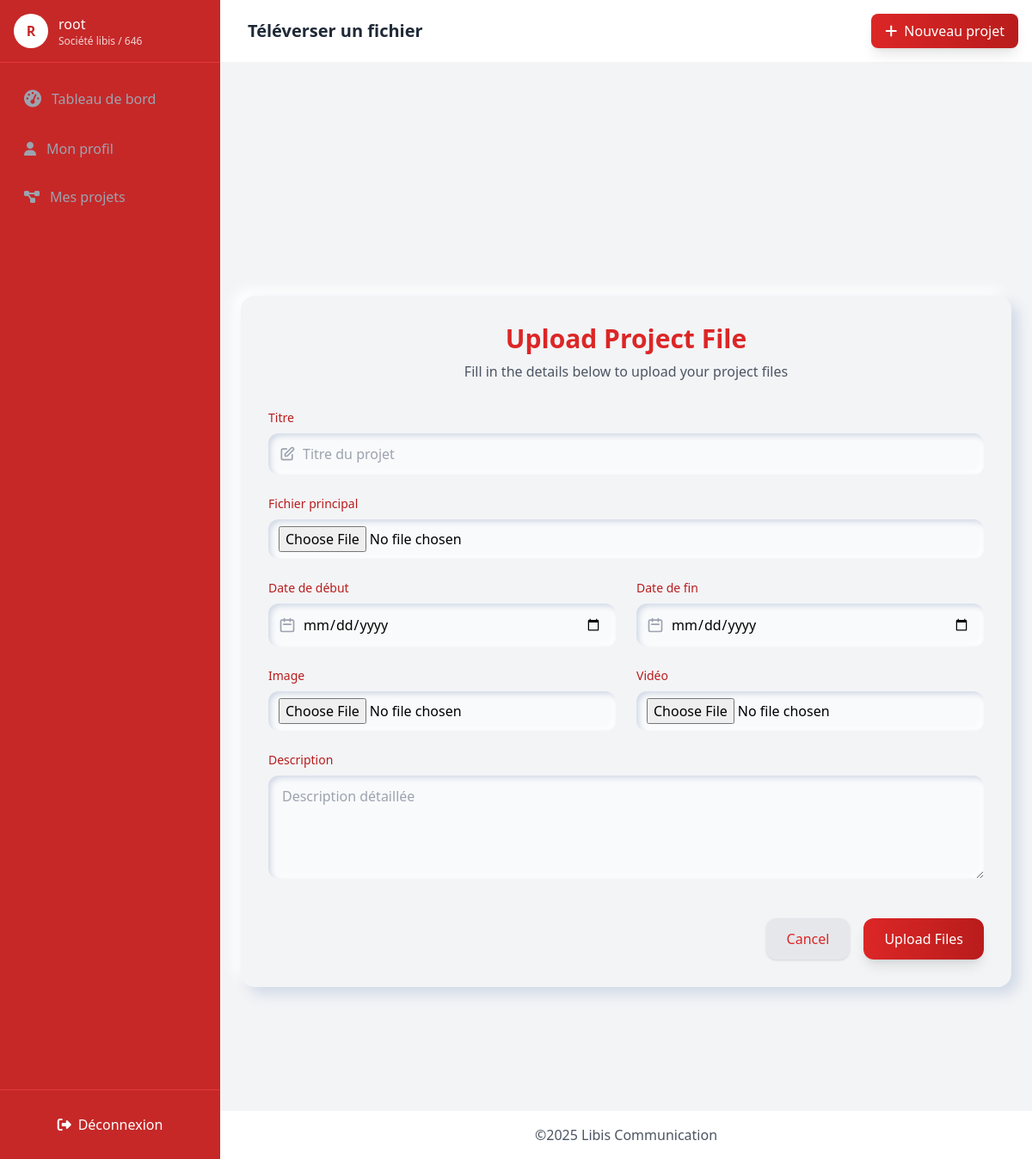
Page /client/create-project/ (signed in) on the committed database.
### core/models.py (models this page shows, shortened)
class Client(models.Model):
    user = models.OneToOneField(
        User,
        on_delete=models.CASCADE,
        primary_key=True,  # Ceci garantit l'unicité
        verbose_name=_('user account')
    )
    entreprise = models.CharField(
        _('company'),
        max_length=100,
        help_text=_('The name of the company.')
    )
    profile_complete = models.BooleanField(
        _('profile complete'),
        default=False
    )
    telephone = models.CharField(
        _('phone number'),
        max_length=20,
        validators=[RegexValidator(r'^\+?1?\d{9,15}$')],
        help_text=_('Phone number in international format.')
    )
    secteur_activite = models.CharField(
        _('activity sector'),
        max_length=100,
        blank=True,
        null=True
    )
    adresse = models.TextField(
        _('address'),
        blank=True,
        null=True
    )
    date_inscription = models.DateTimeField(
        _('signup date'),
        auto_now_add=True
    )
    class Meta:
        verbose_name = _('Client')
        verbose_name_plural = _('Clients')
        ordering = ['-date_inscription']

class User(AbstractUser):
    is_client = models.BooleanField(
        _('client status'),
        default=False,
        help_text=_('Designates whether the user is a client.')
    )
    email_verified = models.BooleanField(
        _('email verified'),
        default=False,
        help_text=_('Designates whether the user has verified their email address.')
    )
    verification_uuid = models.UUIDField(
        _('verification UUID'),
        default=uuid.uuid4,
        editable=False,
        unique=True
    )
    profile_complete = models.BooleanField(
        _('profile complete'),
        default=False
    )
    class Meta:
        verbose_name = _('User')
        verbose_name_plural = _('Users')
        ordering = ['-date_joined']

### core/views.py (the view)
# urls.py: path('client/create-project/', create_project_view, name='create_project'),
@login_required
def create_project_view(request):
    client = get_client_or_404(request.user)
    if request.method == 'POST':
        form = Projets_userForms(request.POST, request.FILES)  # Include request.FILES for file uploads
        if form.is_valid():
            try:
                projet = form.save(commit=False)
                projet.client = client  # Set the client relationship
                send_mail(
                    subject=f"Confirmation de création de projet {projet.titre}",
                    message=f"Bonjour {client.user.first_name}, nous avons bien reçu votre demande de création de projet {projet.titre}. Veuillez consulter votre projet sur le site.",
                    from_email=settings.DEFAULT_FROM_EMAIL,
                    recipient_list=[client.user.email],
                    fail_silently=False,
                )
                projet.save()
                messages.success(request, _("Project file uploaded successfully!"))
                logger.info(f"Project file uploaded by {request.user.username}: {projet.titre}")
                return redirect('client_dashboard')
            except Exception as e:
                logger.error(f"Project file upload error: {str(e)}")
                messages.error(request, _("Project file upload failed"))
        else:
            for field, errors in form.errors.items():
                for error in errors:
                    messages.error(request, f"{form.fields[field].label}: {error}")
    else:
        form = Projets_userForms()
    return render(request, 'libis/create_project.html', {
        'form': form,
        'client': client
    })

### core/views.py (called while the page is built)
def get_client_or_404(user):
    try:
        return Client.objects.get(user=user)
    except Client.DoesNotExist:
        logger.warning(f"Client profile missing for user {user.username}")
        raise PermissionDenied(_("Client profile not found"))

### core/templates/libis/create_project.html (shortened to what this page needs)
{% extends 'baseDash.html' %}
{% block title %}
 Téléverser un fichier
{% endblock %}
{% block content %}
{% load static i18n %}
{% load widget_tweaks %}
<div class="min-h-screen bg-gray-100 flex items-center justify-center p-4">
  <div class="w-full max-w-4xl">
    <div class="bg-gray-100 rounded-2xl p-8 shadow-neumorph">
      <div class="text-center mb-8">
        <h2 class="text-3xl font-bold text-red-600 mb-2">{% trans "Upload Project File" %}</h2>
        <p class="text-gray-600">{% trans "Fill in the details below to upload your project files" %}</p>
      </div>
      <form method="POST" enctype="multipart/form-data" class="space-y-6">
        <div class="grid grid-cols-1 md:grid-cols-2 gap-6">
          <div class="md:col-span-2">
            <label for="{{ form.titre.id_for_label }}" class="block text-sm font-medium text-red-700 mb-2">
              {{ form.titre.label }}
            </label>
            <div class="relative">
              {{ form.titre|add_class:"w-full pl-10 pr-4 py-3 bg-gray-50 rounded-xl shadow-neumorph-inset focus:shadow-neumorph-inset-focus" }}
              <div class="absolute inset-y-0 left-0 pl-3 flex items-center pointer-events-none">
              </div>
            </div>
          </div>
          <div class="md:col-span-2">
            <label for="{{ form.fichier.id_for_label }}" class="block text-sm font-medium text-red-700 mb-2">
              {{ form.fichier.label }}
            </label>
            <div class="relative">
              {{ form.fichier|add_class:"w-full py-2 px-3 bg-gray-50 rounded-xl shadow-neumorph-inset focus:shadow-neumorph-inset-focus" }}
            </div>
          </div>
          <div>
            <label for="{{ form.date_debut.id_for_label }}" class="block text-sm font-medium text-red-700 mb-2">
              {{ form.date_debut.label }}
            </label>
            <div class="relative">
              {{ form.date_debut|add_class:"w-full pl-10 pr-4 py-3 bg-gray-50 rounded-xl shadow-neumorph-inset focus:shadow-neumorph-inset-focus" }}
              <div class="absolute inset-y-0 left-0 pl-3 flex items-center pointer-events-none">
              </div>
            </div>
          </div>
          <div>
            <label for="{{ form.date_fin.id_for_label }}" class="block text-sm font-medium text-red-700 mb-2">
              {{ form.date_fin.label }}
            </label>
            <div class="relative">
              {{ form.date_fin|add_class:"w-full pl-10 pr-4 py-3 bg-gray-50 rounded-xl shadow-neumorph-inset focus:shadow-neumorph-inset-focus" }}
              <div class="absolute inset-y-0 left-0 pl-3 flex items-center pointer-events-none">
              </div>
            </div>
          </div>
          <div>
            <label for="{{ form.image.id_for_label }}" class="block text-sm font-medium text-red-700 mb-2">
              {{ form.image.label }}
            </label>
            <div class="relative">
              {{ form.image|add_class:"w-full py-2 px-3 bg-gray-50 rounded-xl shadow-neumorph-inset focus:shadow-neumorph-inset-focus" }}
            </div>
          </div>
          <div>
            <label for="{{ form.video.id_for_label }}" class="block text-sm font-medium text-red-700 mb-2">
              {{ form.video.label }}
            </label>
            <div class="relative">
              {{ form.video|add_class:"w-full py-2 px-3 bg-gray-50 rounded-xl shadow-neumorph-inset focus:shadow-neumorph-inset-focus" }}
            </div>
          </div>
          <div class="md:col-span-2">
            <label for="{{ form.description.id_for_label }}" class="block text-sm font-medium text-red-700 mb-2">
              {{ form.description.label }}
            </label>
            <div class="relative">
              {{ form.description|add_class:"w-full px-4 py-3 bg-gray-50 rounded-xl shadow-neumorph-inset focus:shadow-neumorph-inset-focus min-h-[120px]" }}
            </div>
          </div>
        </div>
        <div class="flex justify-end space-x-4 pt-4">
          <a href="{% url 'clients' %}" class="px-6 py-3 bg-gray-200 text-red-600 font-medium rounded-xl shadow hover:bg-gray-300 transition">
            {% trans "Cancel" %}
          </a>
          <button type="submit" class="px-6 py-3 bg-gradient-to-r from-red-600 to-red-700 text-white font-medium rounded-xl shadow-lg hover:shadow-xl transition duration-300 transform hover:-translate-y-1">
            {% trans "Upload Files" %}
          </button>
        </div>
      </form>
    </div>
  </div>
</div>
{% endblock %}

### core/templates/baseDash.html (shortened to what this page needs)
<!DOCTYPE html>
<html lang="fr">
<head>
    <script src="https://cdn.tailwindcss.com"></script>
    <link rel="stylesheet" href="https://cdnjs.cloudflare.com/ajax/libs/font-awesome/6.4.0/css/all.min.css">
</head>
<body class="flex h-screen overflow-hidden">
    <div class="sidebar w-64 bg-[#C62828] text-white flex flex-col">
        <div class="p-4 border-b border-[#e53935] flex items-center space-x-3">
            <div class="w-10 h-10 rounded-full bg-white flex items-center justify-center text-[#C62828] font-bold">
                {{ client.user.username|slice:":1"|upper }}
             </div>
            <div>
                <p class="font-medium">{{ client.user.username }}</p>
                <p class="text-xs opacity-80">Société {{ client.entreprise }}
                {% if client.secteur_activite %} / {{ client.secteur_activite }}</p>
                {% endif %}
            </div>
        </div>
        <nav class="flex-1 overflow-y-auto p-4 space-y-2">
            {% with active_class="text-white" inactive_class="text-gray-400 hover:text-white" %}
            <a href="{% if client.profile_complete %}{% url 'clients' %}{% else %}#{% endif %}"
               class="sidebar-item flex items-center space-x-3 p-3 rounded-lg {% if not client.profile_complete %}disabled-link{% endif %} {% if request.path == '/client/dashboard/' %}{{ active_class }}{% else %}{{ inactive_class }}{% endif %}">
                <i class="fas fa-tachometer-alt text-xl"></i>
                <span>Tableau de bord</span>
            </a>
            <a href="{% url 'edit_client_profile' %}"
               class="sidebar-item flex items-center space-x-3 p-3 rounded-lg {% if request.path == '/client/edit-profile/' %}{{ active_class }}{% else %}{{ inactive_class }}{% endif %}">
                <i class="fas fa-user"></i>
                <span>Mon profil</span>
            </a>
            <a href="{% if client.profile_complete %}{% url 'list_projects' %}{% else %}#{% endif %}"
               class="sidebar-item flex items-center space-x-3 p-3 rounded-lg {% if not client.profile_complete %}disabled-link{% endif %} {% if request.path == '/client/files/' %}{{ active_class }}{% else %}{{ inactive_class }}{% endif %}">
                <i class="fas fa-project-diagram"></i>
                <span>Mes projets</span>
            </a>
        </nav>
        <div class="p-4 border-t border-[#e53935]">
            <a href="{% url 'logout' %}" class="w-full flex items-center justify-center space-x-2 p-3 rounded-lg hover:bg-white hover:text-[#C62828]">
                <i class="fas fa-sign-out-alt"></i>
                <span>Déconnexion</span>
            </a>
        </div>
        {% endwith %}
    </div>
    <div class="flex-1 flex flex-col overflow-hidden">
        <header class="bg-white shadow-sm p-4 flex items-center justify-between">
            <div class="flex items-center space-x-4">
                <h2 class="text-xl font-semibold text-gray-800">
                    {% if not client.profile_complete %}
                    Complétez votre profil pour continuer
                    {% else %}
                    {% block title %}Tableau de bord{% endblock %}
                    {% endif %}
                </h2>
            </div>
            <button onclick="window.location.href='{% if client.profile_complete %}{% url 'create_project' %}{% else %}{% url 'edit_client_profile' %}{% endif %}'"
                    class="bg-gradient-to-r from-red-600 to-red-700 text-white px-4 py-2 rounded-lg shadow-lg hover:shadow-xl transition duration-300 transform hover:-translate-y-1 flex items-center space-x-2 {% if not client.profile_complete %}opacity-50 cursor-not-allowed{% endif %}">
                <i class="fas fa-plus"></i>
                <span>{% if client.profile_complete %}Nouveau projet{% else %}Compléter profil{% endif %}</span>
            </button>
        </header>
        <div style="overflow-y:scroll; height: 100vh;">
            {% if not client.profile_complete and request.path != '/client/edit-profile/' %}
            <div class="p-8 text-center">
                <div class="bg-white rounded-xl p-6 max-w-2xl mx-auto shadow-md">
                    <i class="fas fa-exclamation-triangle text-5xl text-yellow-500 mb-4"></i>
                    <h3 class="text-xl font-bold text-gray-800 mb-2">Profil incomplet</h3>
                    <p class="text-gray-600 mb-6">Vous devez compléter votre profil avant d'accéder aux autres fonctionnalités.</p>
                    <a href="{% url 'edit_client_profile' %}" class="bg-[#C62828] text-white px-6 py-3 rounded-lg hover:bg-[#e53935] transition">
                        Compléter mon profil
                    </a>
                </div>
            </div>
            {% else %}
            {% block content %}
            {% endblock %}
            {% endif %}
        </div>
        <footer class="bg-white shadow-sm p-4 text-center w-full p-4 flex items-center justify-center">
            <p class="text-gray-600">©<script>document.write(new Date().getFullYear())</script> Libis Communication</p>
        </footer>
    </div>
</body>
</html>

### core/templates/libis/create_project.html (style rules this page uses)
.shadow-neumorph { box-shadow: 8px 8px 16px #d1d9e6, -8px -8px 16px #ffffff; }
.shadow-neumorph-inset { box-shadow: inset 3px 3px 6px #d1d9e6, inset -3px -3px 6px #ffffff; }
input, textarea, select { transition: all 0.3s ease; }

### rows in the picture
Client: user.username "R", user.username "root", entreprise "libis", secteur_activite "646"
